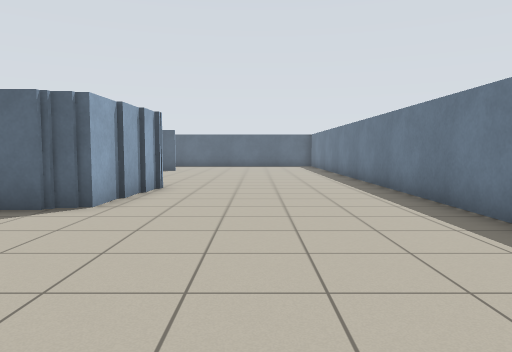
View 1 (above)

24 first-person views from a walk through a Stage world. The camera is 1 m above the floor, tilts 4° down and sees 70° across. Floor lines are 1 m apart. The floor is counted in squares, 1 m on a side. Each view is taken from the middle of a square. On the plan, view 1 faces up. The plan holds only what a view shows up to about 13 squares ahead; the rest is blank. Robots are left out.

View 2
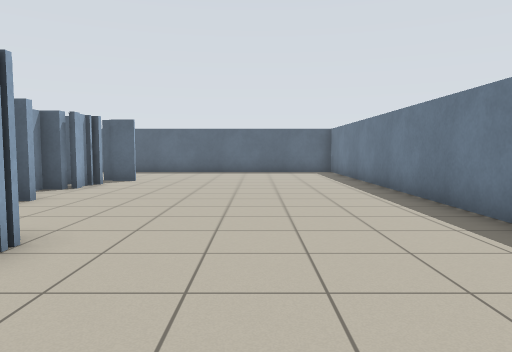

View 3
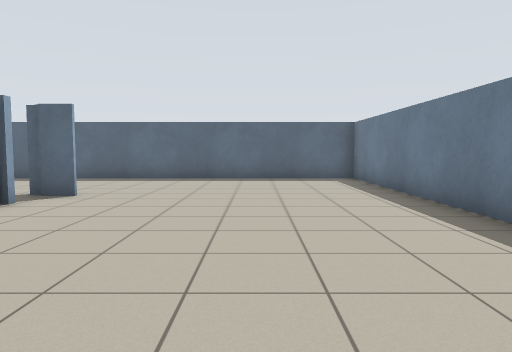

View 4
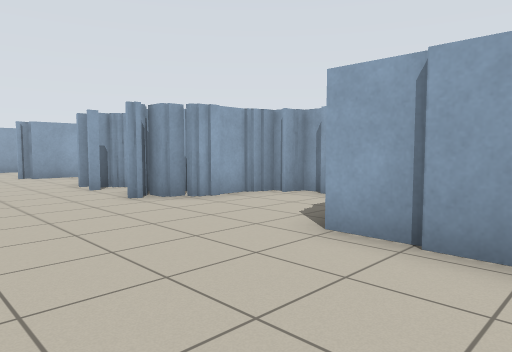

View 5
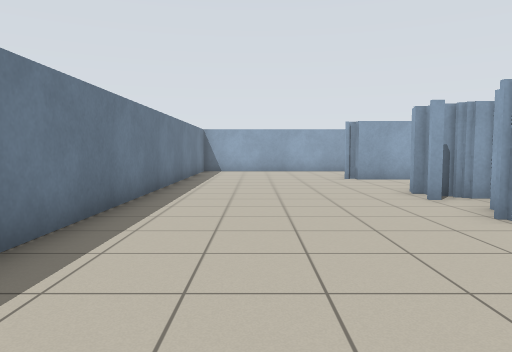

View 6
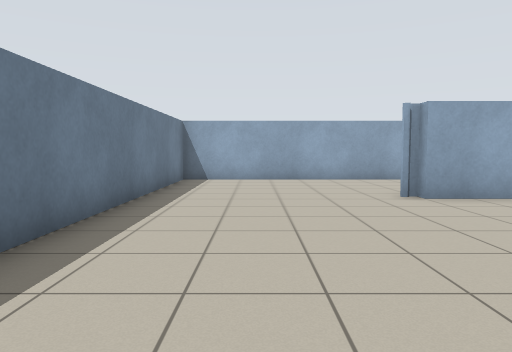

View 7
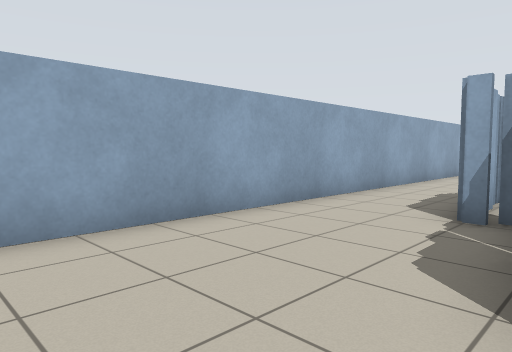

View 8
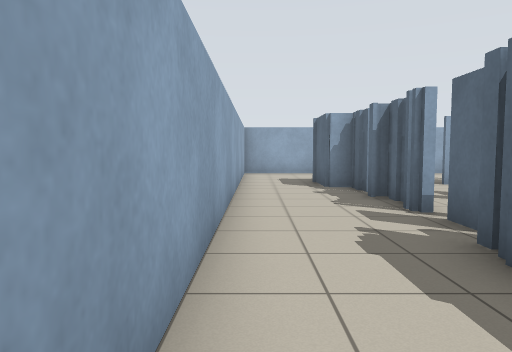

View 9
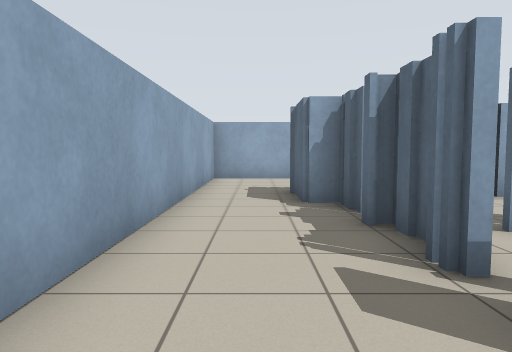

View 10
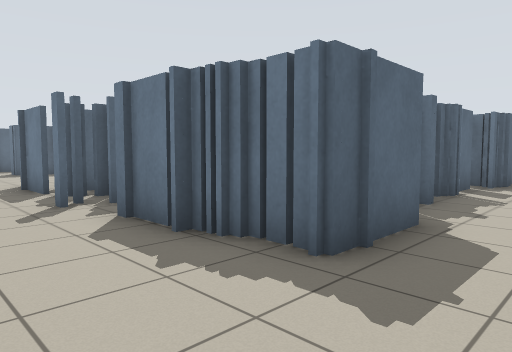

View 11
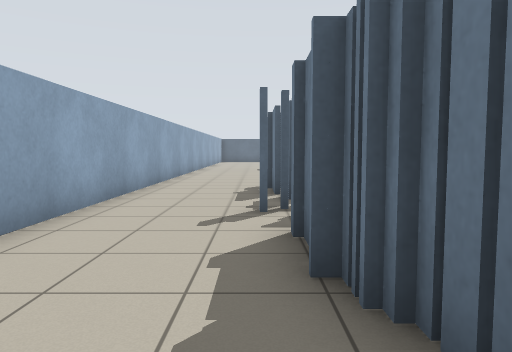

View 12
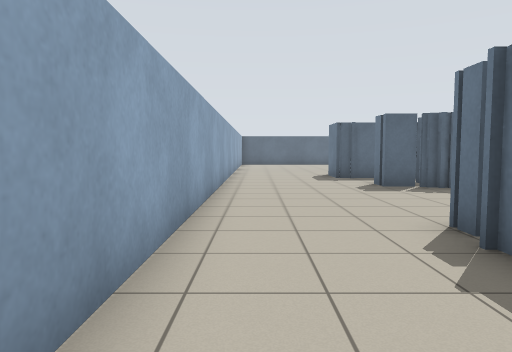

View 13
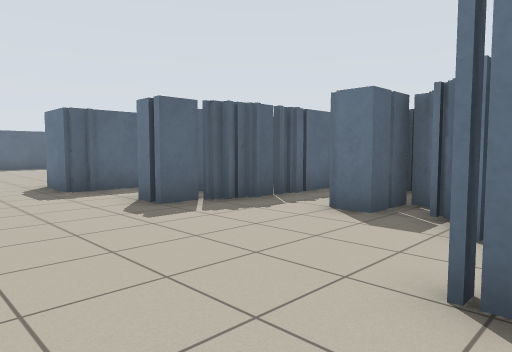

View 14
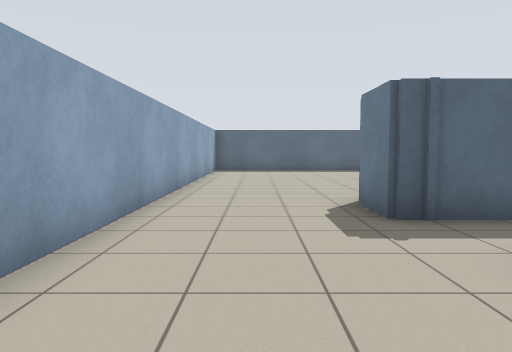

View 15
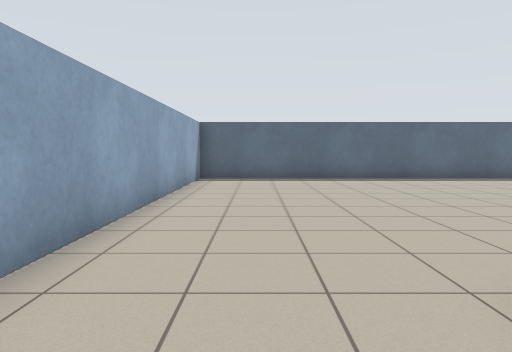

View 16
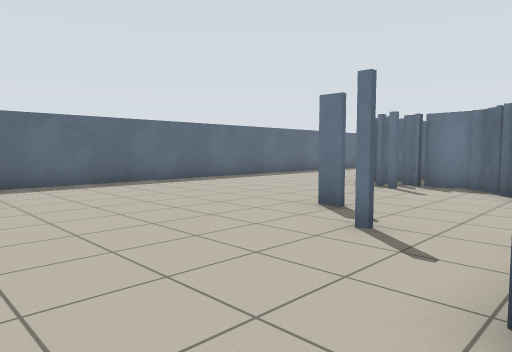

View 17
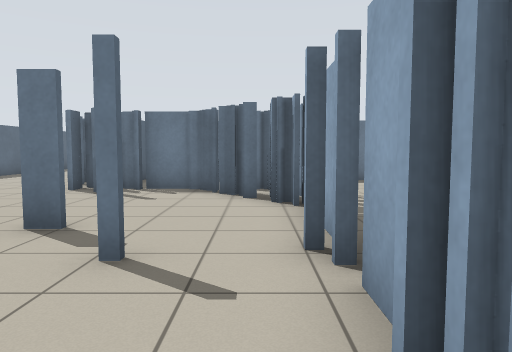

View 18
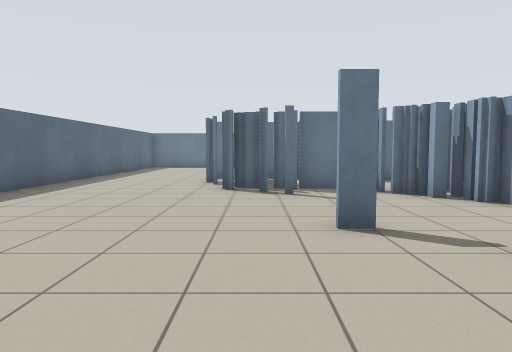

View 19
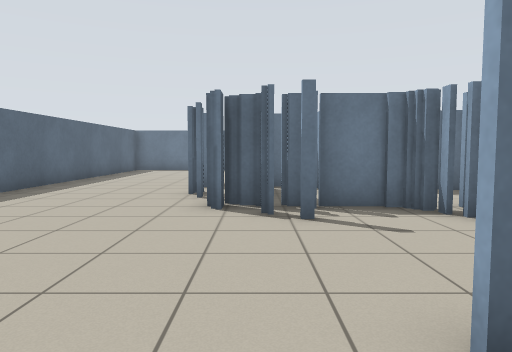

View 20
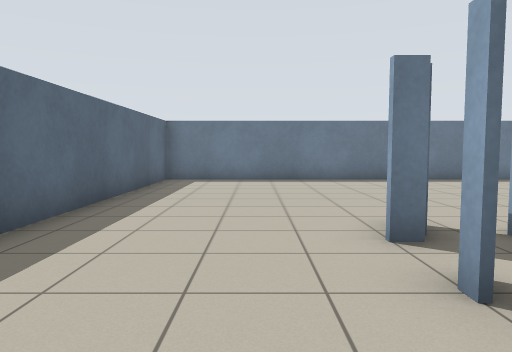

View 21
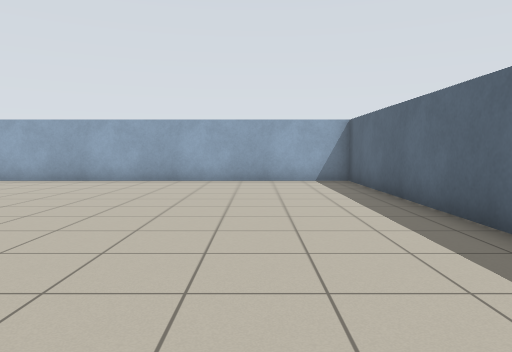

View 22
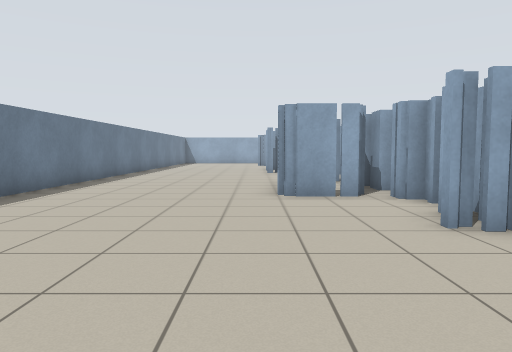

View 23
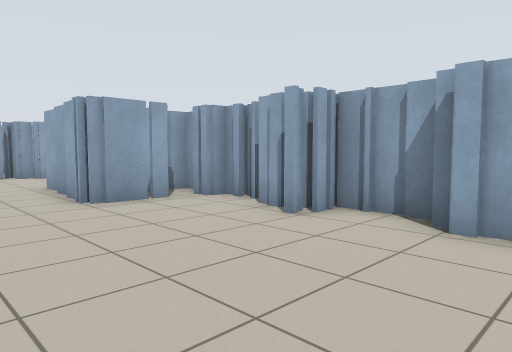

View 24
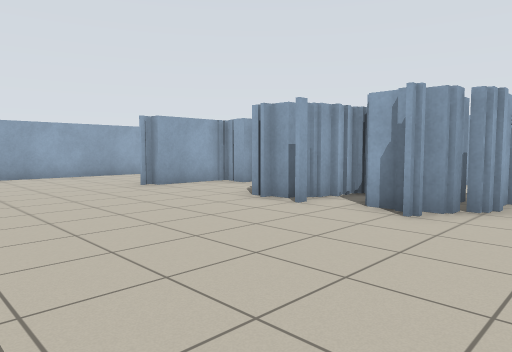

### Floor plan
Key: @ floor where view 1 was taken; # wall or solid block; x gap in a wall; . floor.
Columns run from 21 left of view 1 to 4 right of it. Each row starts with its distance up from view 1.
 23 ##########################
 22 #........................#
 21 #........................#
 20 #........................#
 19 #........................#
 18 #............#####.......#
 17 #...........#####........#
 16 #.......#...##  #........#
 15 #...........#  ##........#
 14 #.....#.....#  #.........#
 13 #..........##  ##........#
 12 #...#########  ##........#
 11 #...#          #.........#
 10 #...###        ####......#
  9 #.....           ##......#
  8 #....###          #......#
  7 #....####         #......#
  6 #.......#       ###......#
  5 #.......#       .........#
  4 #......##      #.........#
  3 #......##      ##........#
  2 #...####        ###......#
  1 #..##           ###......#
  0 #..##           #.x..@...#
 -1 #..##           ###......#
 -2 #...#             #......#
 -3 #...##           ........#
 -4 #....#          #........#
 -5 #...##          #........#
 -6  ...#   #       ###......#
 -7  ...# ####x### # ........#
 -8 #...###.....####.........#
 -9 #........................#
-10 #........................#
-11 ##########################

Positions as (right, up) in squares from view 1, and headings:
1: (0, 0), facing up
2: (0, 6), facing up
3: (0, 10), facing up
4: (1, 9), facing down-left
5: (1, 7), facing down
6: (1, 2), facing down
7: (0, -6), facing down-left
8: (-5, -10), facing left
9: (-8, -9), facing left
10: (-20, -10), facing up-right
11: (-18, -9), facing up
12: (-20, -3), facing up
13: (-20, 1), facing up-right
14: (-19, 5), facing up
15: (-19, 10), facing up
16: (-19, 12), facing up-right
17: (-18, 13), facing right
18: (-18, 17), facing right
19: (-15, 17), facing right
20: (-9, 20), facing right
21: (-9, 20), facing left
22: (-2, 18), facing down
23: (0, 17), facing down-left
24: (3, 4), facing down-left
